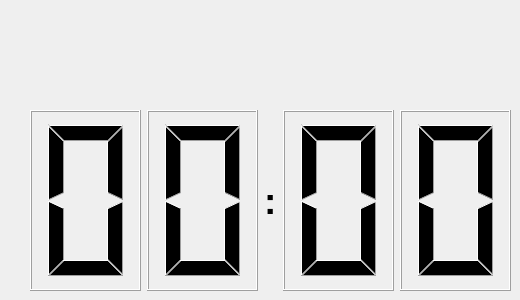
        <widget class="QWidget" name="tab_2">
         <attribute name="title">
          <string>Digital Clock</string>
         </attribute>
         <widget class="QWidget" name="layoutWidget">
          <property name="geometry">
           <rect>
            <x>30</x>
            <y>110</y>
            <width>481</width>
            <height>181</height>
           </rect>
          </property>
          <layout class="QHBoxLayout" name="horizontalLayout_2">
           <item>
            <widget class="QLCDNumber" name="lcdNumber_4">
             <property name="digitCount">
              <number>1</number>
             </property>
             <property name="intValue" stdset="0">
              <number>0</number>
             </property>
            </widget>
           </item>
           <item>
            <widget class="QLCDNumber" name="lcdNumber">
             <property name="digitCount">
              <number>1</number>
             </property>
             <property name="intValue" stdset="0">
              <number>0</number>
             </property>
            </widget>
           </item>
           <item>
            <widget class="QLabel" name="label">
             <property name="sizePolicy">
              <sizepolicy hsizetype="Fixed" vsizetype="Preferred">
               <horstretch>0</horstretch>
               <verstretch>0</verstretch>
              </sizepolicy>
             </property>
             <property name="font">
              <font>
               <pointsize>28</pointsize>
               <weight>75</weight>
               <bold>true</bold>
              </font>
             </property>
             <property name="text">
              <string>:</string>
             </property>
            </widget>
           </item>
           <item>
            <widget class="QLCDNumber" name="lcdNumber_2">
             <property name="digitCount">
              <number>1</number>
             </property>
            </widget>
           </item>
           <item>
            <widget class="QLCDNumber" name="lcdNumber_5">
             <property name="digitCount">
              <number>1</number>
             </property>
            </widget>
           </item>
          </layout>
         </widget>
        </widget>
